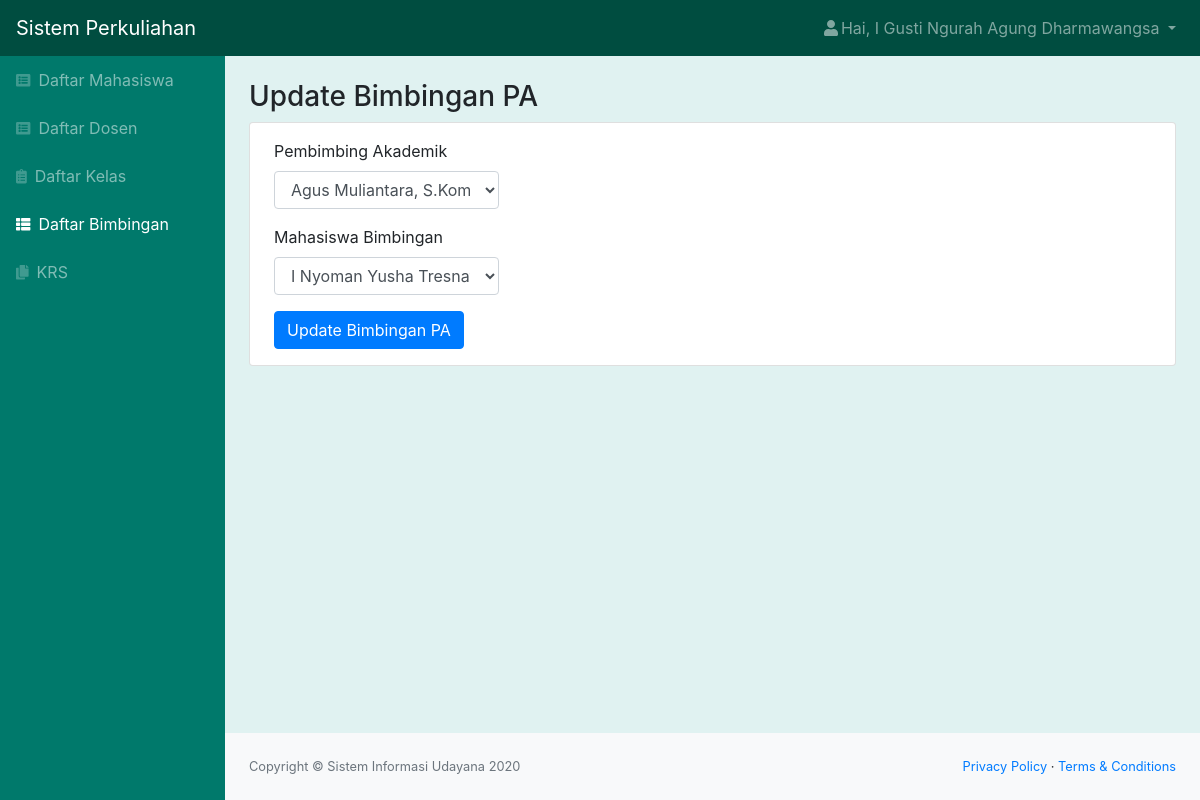
Page /edit_bimbingan.php?id_bimbingan=6 (signed in) on the committed database.
### tables this page shows
CREATE TABLE `bimbingan` (
  `id_bimbingan` int(11) NOT NULL,
  `id_dosen` int(11) NOT NULL,
  `id_mahasiswa` int(11) NOT NULL
);

CREATE TABLE `dosen` (
  `id_dosen` int(11) NOT NULL,
  `role` char(1) NOT NULL,
  `nip` varchar(25) NOT NULL,
  `nidn` char(10) NOT NULL,
  `nama` varchar(50) NOT NULL,
  `email` varchar(50) NOT NULL,
  `alamat` varchar(50) NOT NULL,
  `tanggal_lahir` date NOT NULL,
  `status` varchar(20) NOT NULL,
  `password` varchar(300) NOT NULL
);

CREATE TABLE `mahasiswa` (
  `id_mahasiswa` int(11) NOT NULL,
  `role` char(1) NOT NULL,
  `nim` char(10) NOT NULL,
  `nama` varchar(50) NOT NULL,
  `email` varchar(50) NOT NULL,
  `alamat` varchar(50) NOT NULL,
  `tanggal_lahir` date NOT NULL,
  `status` varchar(20) NOT NULL,
  `password` varchar(300) NOT NULL
);

### edit_bimbingan.php (the view, shortened to what this page needs)
<?php
include "function.php";
$nama = $_SESSION['nama'];
$role = $_SESSION['role'];
$id = $_GET['id_bimbingan'];
$queryBimbingan = mysqli_query($koneksi, "SELECT *, mahasiswa.nim, dosen.nama as namados, mahasiswa.nama as namamah FROM bimbingan INNER JOIN dosen ON bimbingan.id_dosen=dosen.id_dosen INNER JOIN mahasiswa ON bimbingan.id_mahasiswa=mahasiswa.id_mahasiswa WHERE id_bimbingan = '$id'");
?>
<!DOCTYPE html>
<html lang="en">
    <head>
        <link href="css/styles.css" rel="stylesheet" />
        <link href="https://cdn.datatables.net/1.10.20/css/dataTables.bootstrap4.min.css" rel="stylesheet" />
        <link href="css/panel.css" rel="stylesheet" />
    </head>
    <body class="sb-nav-fixed">
        <nav class="sb-topnav navbar navbar-expand navbar-dark bg-dark">
            <a class="navbar-brand" href="index.html">Sistem Perkuliahan</a>
            <ul class="navbar-nav ml-auto">
                <li class="nav-item dropdown">
                    <a class="nav-link dropdown-toggle" id="userDropdown" href="#" role="button" data-toggle="dropdown" aria-haspopup="true" aria-expanded="false"><i class="fas fa-user fa-fw"></i>Hai, <?= $nama; ?> </a>
                </li>
            </ul>
        </nav>
        <div id="layoutSidenav">
            <div id="layoutSidenav_nav">
                <nav class="sb-sidenav accordion sb-sidenav-dark" id="sidenavAccordion">
                    <div class="sb-sidenav-menu">
                        <div class="nav">
                            <a class="nav-link" href="mahasiswa.php"
                                ><div class="sb-nav-link-icon"><i class="fas fa-list-alt"></i></div>
                                Daftar Mahasiswa</a
                            >
                            <a class="nav-link" href="dosen.php"
                                ><div class="sb-nav-link-icon"><i class="fas fa-list-alt"></i></div>
                                Daftar Dosen</a
                            >
                            <a class="nav-link" href="kelas.php"
                                ><div class="sb-nav-link-icon"><i class="fas fa-clipboard-list"></i></div>
                                Daftar Kelas</a
                            >
                            <a class="nav-link active" href="bimbingan.php"
                                ><div class="sb-nav-link-icon"><i class="fas fa-th-list"></i></div>
                                Daftar Bimbingan</a
                            >
                            <?php if($role == "1") { ?>
                            <a class="nav-link" href="krs.php"
                                ><div class="sb-nav-link-icon"><i class="fas fa-copy"></i></div>
                                KRS</a>
                            <?php } ?>
                        </div>
                    </div>
                </nav>
            </div>
            <div id="layoutSidenav_content">
                <main>
                    <div class="container-fluid">
                        <h3 class="mt-4">Update Bimbingan PA</h3>
                        <div class="card mb-4">
                            <form form action="function.php?act=editBimbingan&id_bimbingan=<?= $id; ?>" id="buat" method="POST" >
                                <div class="form-group ml-4 py-3 mb-0">
                                    <label for="pa" class="form-label">Pembimbing Akademik</label>
                                    <select name="pa" id="pa" class="form-control col-sm-3">
                                        <?php $hasil = mysqli_fetch_assoc($queryBimbingan); ?>
                                        <option value="<?= $hasil["id_dosen"]; ?>"><?= $hasil["namados"]; ?></option>
                                    </select>
                                </div>
                                <div class="form-group ml-4 ">
                                    <label for="mahasiswa" class="form-label">Mahasiswa Bimbingan</label>
                                    <select name="mahasiswa" id="mahasiswa" class="form-control col-sm-3">
                                        <option value="<?= $hasil["id_mahasiswa"]; ?>"><?= $hasil["namamah"]; ?></option>
                                    </select>
                                </div>
                                <input type="submit" name="buat_btn" id="buat" class="btn btn-primary ml-4 mb-3" value="Update Bimbingan PA">
                            </form>
                        </div>
                    </div>
                </main>
                <footer class="py-4 bg-light mt-auto">
                    <div class="container-fluid">
                        <div class="d-flex align-items-center justify-content-between small">
                            <div class="text-muted">Copyright &copy; Sistem Informasi Udayana 2020</div>
                            <div>
                                <a href="#">Privacy Policy</a>
                                &middot;
                                <a href="#">Terms &amp; Conditions</a>
                            </div>
                        </div>
                    </div>
                </footer>
            </div>
        </div>
    </body>
</html>

### css/panel.css (style rules this page uses)
.bg-dark { background-color: #004d40 !important; }
.sb-sidenav-dark { background-color: #00796b !important; }
body { background-color: #e0f2f1 !important; }

### rows in the picture
bimbingan: pa "Agus Muliantara, S.Kom, M.Kom", mahasiswa "I Nyoman Yusha Tresnatama Giri"

### other values in the picture
$nama "I Gusti Ngurah Agung Dharmawangsa"
